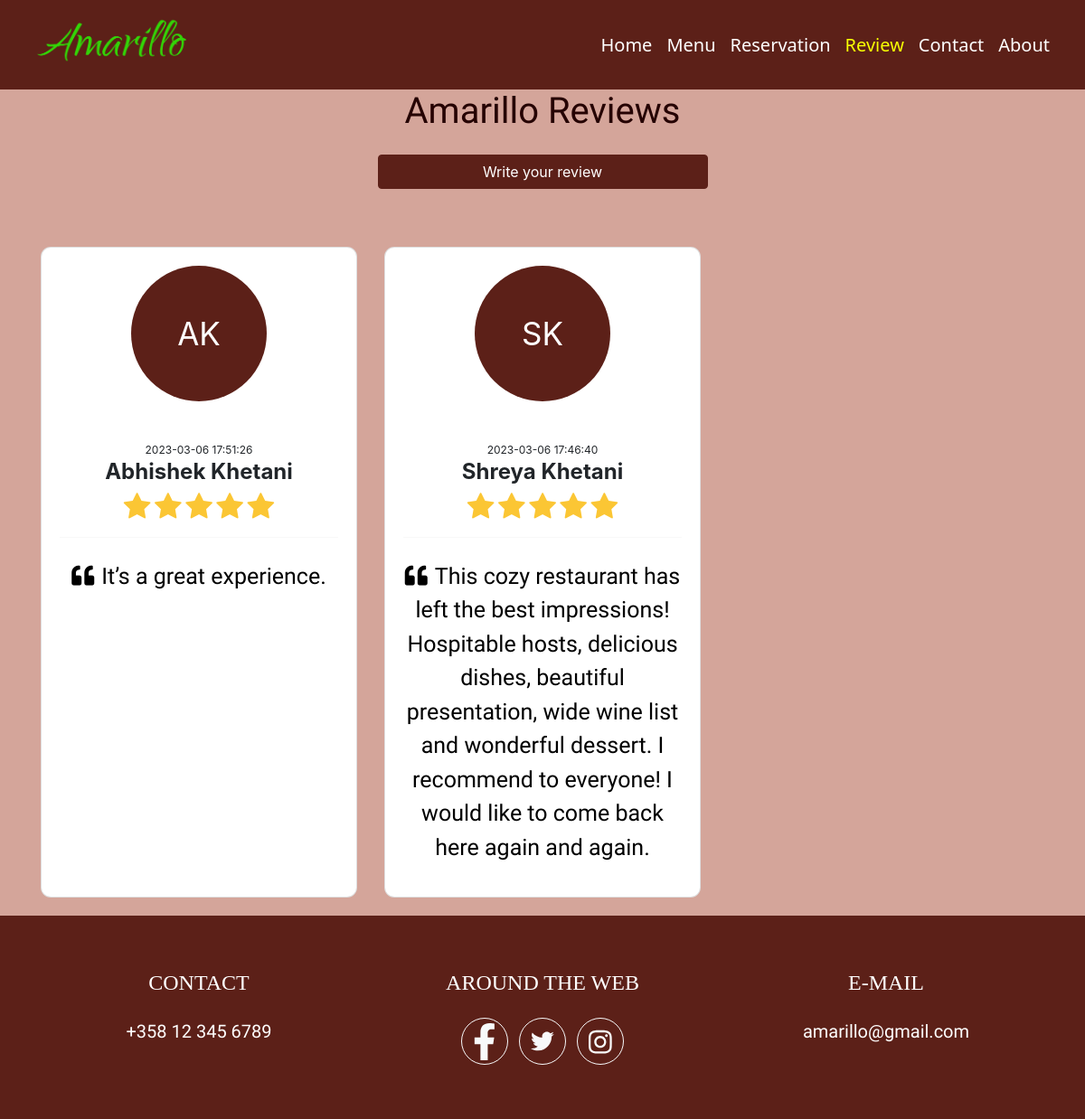
The page /php/review.php on the database its author committed.
### tables this page shows
CREATE TABLE `shreya_review` (
    `reviewid` int NOT NULL,
    `email_address` varchar(60) DEFAULT NULL,
    `fname` varchar(50) NOT NULL,
    `lname` varchar(50) NOT NULL,
    `review` text NOT NULL,
    `rate` int NOT NULL,
    `date` timestamp NOT NULL
  );

### php/review.php (the view, shortened to what this page needs)
<?php
include "header.php";
echo
  '
  <div class ="container">
  <div class="row d-flex justify-content-center">
<div class="col-md-10 col-xl-8 text-center">
  <h3 class="mb-4">Amarillo Reviews</h3>
  <button class="btn btn-primary custom col-6 d-grid gap-2 mx-auto toggle-review-btn" type="button" data-bs-toggle="collapse" data-bs-target="#collapseExample" aria-expanded="false" aria-controls="collapseExample">
    Write your review
  </button>
</p>
<div class="collapse" id="collapseExample">
<div class="">
<form class="row g-3 form-review" method="post" action="" name="reviewForm" onsubmit="return rateValidation();">
<div class="form-helper">
<div class="d-flex justify-content-between align-items-center">
  <div class="ratings-selector">
    <i class="fa fa-star fa-3x rate" data-rate="1"></i>
    <i class="fa fa-star fa-3x rate" data-rate="2"></i>
    <i class="fa fa-star fa-3x rate" data-rate="3"></i>
    <i class="fa fa-star fa-3x rate" data-rate="4"></i>
    <i class="fa fa-star fa-3x rate" data-rate="5"></i>
  </div>
</div>
</div>
<input type="hidden" class="form-control" name="rate" required>
<div class="col-md-4">
  <input type="text" class="form-control" placeholder="First Name" name="fname" required onblur="fnameVal()">
</div>
<div class="col-md-4">
  <input type="text" class="form-control" placeholder="Last Name" name="lname" required onblur="lnameVal()">
</div>
<div class="col-md-4">
  <input type="text" class="form-control" placeholder="E-mail" name="email_address" required>
</div>
<div class="col-12">
    <textarea class="form-control" placeholder="Describe your experience.." name="review" rows="3"></textarea>
</div>
<div class="col-6 d-grid gap-2 mx-auto mb-3">
  <button class="btn btn-primary custom" type="submit" name="submit">Submit your review</button>
</div>
</form>
</div>
</div>
</div>
';
echo '
 <p class="mb-4 pb-2 mb-md-5 pb-md-0">
</p>
</div>
</div>
';
include 'db.php';
$sql = "select * from shreya_review ORDER BY reviewid DESC; ";
$result = $conn->query($sql);
if ($result->num_rows > 0) {
echo ' <section>
  <div class ="container">
  <div class="row text-center d-flex align-items-stretch" >';
  while ($row = $result->fetch_assoc()) {
    echo "
    <div class='col-md-4 mb-5 mb-md-0 d-flex align-items-stretch' style = 'padding-bottom:20px';>
    <div class='card testimonial-card' style='width: 470px;'>
    <div class='avatar mx-auto'>
    <span id='firstName' class='d-none'>$row[fname]</span>
    <span id='lastName' class='d-none'>$row[lname]</span>
    <div id='profileImage'></div>
    </div>
    <div class='card-body'>
      <span style ='font-size: 12px;'>$row[date]</span>
      <h4 style='font-weight: 750;'>$row[fname] $row[lname]</h4>
      ";
    switch ($row['rate']) {
      case '5':
        ratingFive();
        break;
    }
    echo "
      <hr />
      <p class='dark-grey-text mt-4' style ='font-size: 25px;'>
        <i class='fas fa-quote-left pe-2'></i>$row[review]
      </p>
    </div>
  </div>
</div>";
  }
  echo '
  </div>
</div>
 </section> ';
} else {
  echo "No Result";
}
function ratingFive()
{
  echo " <div class='form-helper'>
  <div class='d-flex justify-content-between align-items-center'>
    <div class='ratings'>
      <i class='fa fa-star fa-3x rating-color'></i>
      <i class='fa fa-star fa-3x rating-color'></i>
      <i class='fa fa-star fa-3x rating-color'></i>
      <i class='fa fa-star fa-3x rating-color'></i>
      <i class='fa fa-star fa-3x rating-color'></i>
    </div>
  </div>
  </div>";
}
include "footer.php" ?>

### style/style2.css (style rules this page uses)
body { margin: auto; background-color: #D4A59A; font-size: larger; }
h3 { font-weight: 500; font-size: 40px; font-family: 'Courgette', cursive; }
p { font-weight: lighter; font-size: 30px; font-family: 'Courgette', cursive; }
* { box-sizing: border-box; }
* { padding: 0; margin: 0; box-sizing: border-box; }
.form-helper { border-radius: 5px; display: flex; align-items: center; justify-content: center; flex-direction: column; }
.testimonial-card .avatar { border-radius: 50%; }
.btn-primary.custom { color: #fff; background-color: #5c2018; border-color: #5c2018; }
#profileImage { width: 150px; height: 150px; border-radius: 50%; background: #5c2018; font-size: 35px; color: #fff; text-align: center; line-height: 150px; margin: 20px 0; }
.card { border-radius: .7rem; }
.ratings i { color: #cecece; font-size: 32px; }
.rating-color { color: #fbc634 !important; }

### style/style.css (style rules this page uses)
body { background-color: #D4A59A; font-size: medium; color: rgb(37, 2, 2); }
.container { width: 95%; }
* { box-sizing: border-box; }
p { text-align: center; color: black; font-size: 30px; font-family: 'Courgette', cursive; font-weight: 500; }

### rows shown on the page
shreya_review: date "2023-03-06 17:51:26", fname "Abhishek", lname "Khetani", rate 5 (drawn), review "It’s a great experience."
shreya_review: date "2023-03-06 17:46:40", fname "Shreya", lname "Khetani", rate 5 (drawn), review "This cozy restaurant has left the best impressions! Hospitable hosts, delicious dishes, beautiful presentation, wide wine list and wonderful dessert. I recommend to everyone! I would like to come back here again and again."
